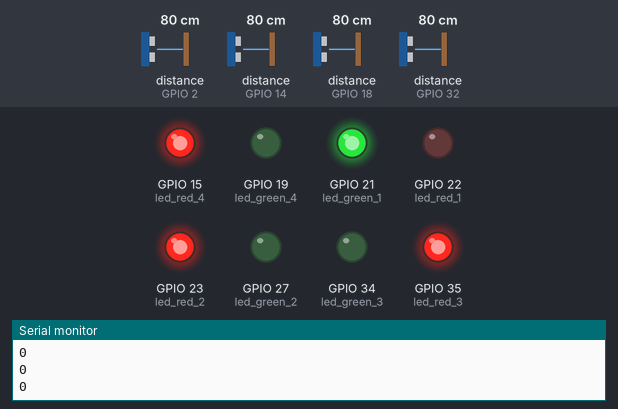
A sketch run on a simulated ESP32. Parts: output pins drawn as LEDs (lit = HIGH), the last lines printed to the serial monitor. The test bench sets the inputs (shaded band); at power-on: distance to the obstacle (sensors on GPIO 2, GPIO 32, GPIO 14, GPIO 18) 80 cm. The echo pulse lasts 58.3 µs per cm.

Above: at 1.8 s.
1.9 s: distance to the obstacle (sensor on GPIO 2) set to 12 cm
6.1 s: distance to the obstacle (sensor on GPIO 2) set to 9 cm
At 6.7 s:
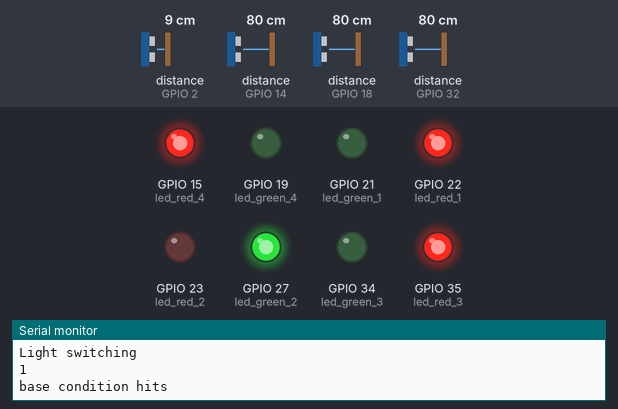
7.6 s: distance to the obstacle (sensor on GPIO 32) set to 12 cm
At 11.6 s:
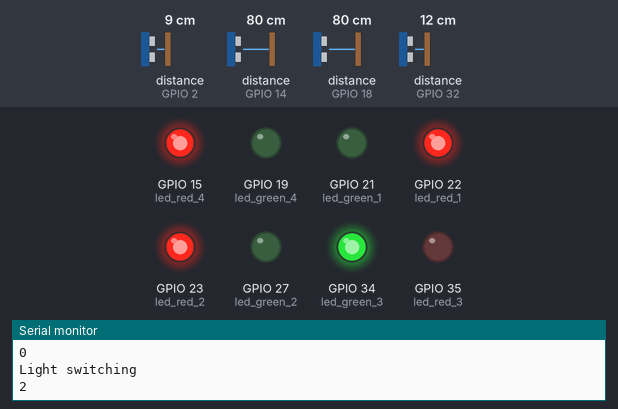
11.8 s: distance to the obstacle (sensor on GPIO 32) set to 9 cm
At 12.7 s:
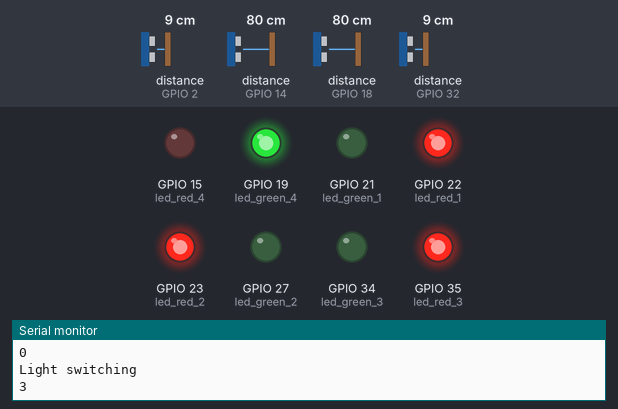
Timing chart, 0 to 14.7 s (numbered marks = the images above; inputs shaded):
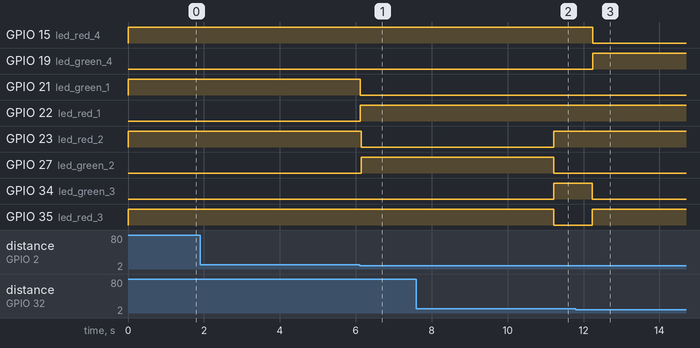

The sketch:

project.ino
```cpp
// Ultrasonic sensor libraries
// #include <NewPing.h>
#include "Ultrasonic.h"

int type; // Type of circuit
// 1 - 4 junction with 4 ultrasonic sensors
// 0 - 3 junction with 3 ultrasonic sensors


// Constants (won't change)
const int trigPin1 = 12;  // Trigger pin for sensor 1
const int echoPin1 = 14;  // Echo pin for sensor 1

const int trigPin2 = 33;  // Trigger pin for sensor 2
const int echoPin2 = 32;  // Echo pin for sensor 2

const int trigPin3 = 5;  // Trigger pin for sensor 3
const int echoPin3 = 18;  // Echo pin for sensor 3

const int trigPin4 = 4;  // Trigger pin for sensor 4
const int echoPin4 = 2;  // Echo pin for sensor 4

const int led_red_1 = 22;
const int led_red_2 = 23;
const int led_red_3 = 35;
const int led_red_4 = 15;

const int led_green_1 = 21;
const int led_green_2 = 27;
const int led_green_3 = 34;
const int led_green_4 = 19;
// const unsigned int maxDistance = 200;  // Maximum distance to measure (in centimeters)

// Object instances for ultrasonic sensors
// NewPing sonar1(trigPin1, echoPin1, maxDistance);
// NewPing sonar2(trigPin2, echoPin2, maxDistance);
// NewPing sonar3(trigPin3, echoPin3, maxDistance);
// NewPing sonar4(trigPin4, echoPin4, maxDistance);

// Variables (will change)
// unsigned long currentMillis = 0;   // Current time in milliseconds
// unsigned long previousMillis = 0;  // Previous time for reading sensors

// int is_1_red= 0;
// int is_2_red= 0;
// int is_3_red= 0;
// int is_4_red= 0;

// int red_count_1= 0;
// int red_count_2= 0;
// int red_count_3= 0;
// int red_count_4= 0;

// int green_count_1= 0;
// int green_count_2= 0;
// int green_count_3= 0;
// int green_count_4= 0;

Ultrasonic ultrasonic1(trigPin1,echoPin1);
Ultrasonic ultrasonic2(trigPin2,echoPin2);
Ultrasonic ultrasonic3(trigPin3,echoPin3);
Ultrasonic ultrasonic4(trigPin4,echoPin4);


int count_arr[4];  //count the number of cars per road
int signal[4];  // 1 for green and 0 for red
int Timer[4];   // 0 for red and time remaining in millisecs for the green light
int light_index;
int multiplier;
int delay_per_read;
int threshold_time;
int flag_max_hit;


void setup() {
  Serial.begin(9600);

  pinMode(led_red_1,OUTPUT);
  pinMode(led_red_2,OUTPUT);
  pinMode(led_red_3,OUTPUT);
  pinMode(led_red_4,OUTPUT);

  pinMode(led_green_1,OUTPUT);
  pinMode(led_green_2,OUTPUT);
  pinMode(led_green_3,OUTPUT);
  pinMode(led_green_4,OUTPUT);


  light_index = 0;
  for(int i = 1;i<4;i++)
  {Timer[i] = 0;}
  for(int i = 1;i<4;i++)
  {signal[i] = 0;}
  for(int i =0;i<4;i++)
  {count_arr[i] = 0;}
  Timer[light_index] = 5000;
  signal[light_index] = 1;
  multiplier = 1250;
  delay_per_read=250;
  threshold_time=30000;
  flag_max_hit=0;
  type=1;

}

void loop() {

int max_cars=threshold_time/multiplier;
  // currentMillis = millis();
  // read1();
  // read2();
  // read3();
  // read4();
  // red_count_1+= green_count_1;
  // green_count_1=0;

  // red_count_2+= green_count_2;
  // green_count_2=0;

  // red_count_3+= green_count_3;
  // green_count_3=0;

  // red_count_4+= green_count_4;
  // green_count_4=0;


   signal[light_index] = 1;


   if(light_index==0)
   {
   digitalWrite(led_red_1,0);
   digitalWrite(led_red_2,1);
   digitalWrite(led_red_3,1);
   digitalWrite(led_red_4,1);

   digitalWrite(led_green_1,HIGH);
   digitalWrite(led_green_2,LOW);
   digitalWrite(led_green_3,LOW);
   digitalWrite(led_green_4,LOW);

   }
   else if(light_index==1)
   {
   digitalWrite(led_red_2,LOW);
   digitalWrite(led_red_1,HIGH);
   digitalWrite(led_red_3,HIGH);
   digitalWrite(led_red_4,HIGH);

   digitalWrite(led_green_2,HIGH);
   digitalWrite(led_green_1,LOW);
   digitalWrite(led_green_3,LOW);
   digitalWrite(led_green_4,LOW);
   }
   else if(light_index==2)
   {
   digitalWrite(led_red_3,LOW);
   digitalWrite(led_red_2,HIGH);
   digitalWrite(led_red_1,HIGH);
   digitalWrite(led_red_4,HIGH);

   digitalWrite(led_green_3,HIGH);
   digitalWrite(led_green_2,LOW);
   digitalWrite(led_green_1,LOW);
   digitalWrite(led_green_4,LOW);
   }
   else if(type==1 && light_index==3)
   {
   digitalWrite(led_red_4,LOW);
   digitalWrite(led_red_2,HIGH);
   digitalWrite(led_red_3,HIGH);
   digitalWrite(led_red_1,HIGH);

   digitalWrite(led_green_4,HIGH);
   digitalWrite(led_green_2,LOW);
   digitalWrite(led_green_3,LOW);
   digitalWrite(led_green_1,LOW);
   }


  // LED green triger
  if(flag_max_hit<max_cars && count_arr[light_index] > 0 && count_arr[light_index] <= max_cars){
      Timer[light_index] += (multiplier * count_arr[light_index]);
      flag_max_hit+=count_arr[light_index];
      count_arr[light_index] = 0;
      }
  else if(flag_max_hit<max_cars && count_arr[light_index] > max_cars ){
    Timer[light_index] += multiplier*max_cars;
    flag_max_hit+=count_arr[light_index];
    count_arr[light_index] -= max_cars;
  }

  Timer[light_index] -= 1;

  count_arr[0] +=read1();

  count_arr[1] +=read2();

  count_arr[2] +=read3();

  if(type==1)
  count_arr[3] +=read4();

  Serial.println("Count arr:-");

  Serial.println(count_arr[0]);
  Serial.println(count_arr[1]);
  Serial.println(count_arr[2]);
  if(type==1)
  Serial.println(count_arr[3]);
  Serial.println();

  Serial.println("Timer:-");

  Serial.println(Timer[0]);
  Serial.println(Timer[1]);
  Serial.println(Timer[2]);
  if(type==1)
  Serial.println(Timer[3]);
  Serial.println();

  if(Timer[light_index] == 0 || Timer[light_index] < 0)
  {
    signal[light_index] = 0;
    //LED Red triger
    Timer[light_index]=0;
    flag_max_hit=0;
    if(light_index==0)
    {
    digitalWrite(led_green_1,LOW);
    digitalWrite(led_red_1,HIGH);
    }
    else if(light_index==1)
    {
    digitalWrite(led_green_2,LOW);
    digitalWrite(led_red_2,HIGH);
    }
    else if(light_index==2)
    {
    digitalWrite(led_green_3,LOW);
    digitalWrite(led_red_3,HIGH);
    }
    else if(light_index==3)
    {
    digitalWrite(led_green_4,LOW);
    digitalWrite(led_red_4,HIGH);
    }
  if(type==1)
  light_index = (light_index+1)%4;
  else
  light_index = (light_index+1)%3;

  Serial.println("Light switching");
  Serial.println(light_index);
    if(Base_condition(count_arr))
    {
      Serial.println("base condition hits");
      Timer[light_index] = 5000;
    }
  }
  if(type==1)
  Timer[light_index]=Timer[light_index]-(delay_per_read*4);
  else
  Timer[light_index]=Timer[light_index]-(delay_per_read*3);

}


int read1(){
  float distance = ultrasonic1.read();
  // Serial.println("read1");
  // Serial.println(distance);
  int val= (distance<=10);
  delay(delay_per_read);
  if(val == 1)
  return 1;
  else
  return 0;
}
int read2(){
  float distance = ultrasonic2.read();
  // Serial.println("read2");
  // Serial.println(distance);
  delay(delay_per_read);
  int val= (distance<=10);
  if(val == 1) return 1;
  else return 0;
}
int read3(){
  float distance = ultrasonic3.read();
  // Serial.println("read3");
  // Serial.println(distance);
  delay(delay_per_read);
  int val= (distance<=10);
  if(val == 1) return 1;
  else return 0;
}
int read4(){
  float distance = ultrasonic4.read();
  // Serial.println("read4");
  // Serial.println(distance);
  delay(delay_per_read);
  int val= (distance<=10);
  if(val == 1) return 1;
  else return 0;
}

int Base_condition(int* count_arr){
  int check = 1;
  if(type==1)
  {
    for(int i =0;i<4;i++)
    {
      if(count_arr[i] != 0)
      {
        check = 0;
        break;
      }
    }
  }
  else
  {
    for(int i =0;i<3;i++)
    {
      if(count_arr[i] != 0)
      {
        check = 0;
        break;
      }
    }
  }
  return check;
}
```

Measured:
- the behaviour switches between 11 and 10 cm on distance to the obstacle (sensor on GPIO 2) (found by bisection; images 0 and 1)
- the behaviour switches between 11 and 10 cm on distance to the obstacle (sensor on GPIO 32) (found by bisection; images 2 and 3)
